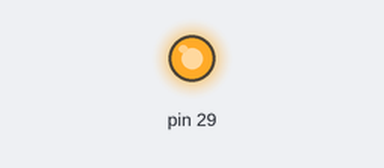
Simulated run of this program. Board: Raspberry Pi (header pin numbers). Parts: output pins drawn as LEDs (lit = HIGH).

Above: at 1.0 s.
At 3.0 s:
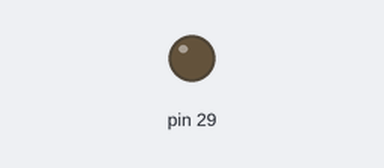
Timing chart, 0 to 5.2 s (numbered marks = the images above):
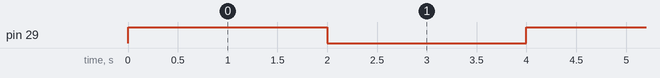

The program:

rpi-gpio-drive-dat.py
```python
# rpi-gpio-drive-dat.py

import RPi.GPIO as GPIO
from time import sleep

GPIO.setmode(GPIO.BOARD)
GPIO.setup(29, GPIO.OUT) # set a port/pin as an output


try:
    while True:
        GPIO.output(29, 1)         # set GPIO24 to 1/GPIO.HIGH/True
        sleep(2)                 # wait half a second
        GPIO.output(29, 0)         # set GPIO24 to 0/GPIO.LOW/False
        sleep(2)                 # wait half a second

except KeyboardInterrupt:          # trap a CTRL+C keyboard interrupt
    GPIO.cleanup()                 # resets all GPIO ports used by this program  
```

Measured:
- by itself, pin 29: alternates HIGH for 2.0 s and LOW for 2.0 s
